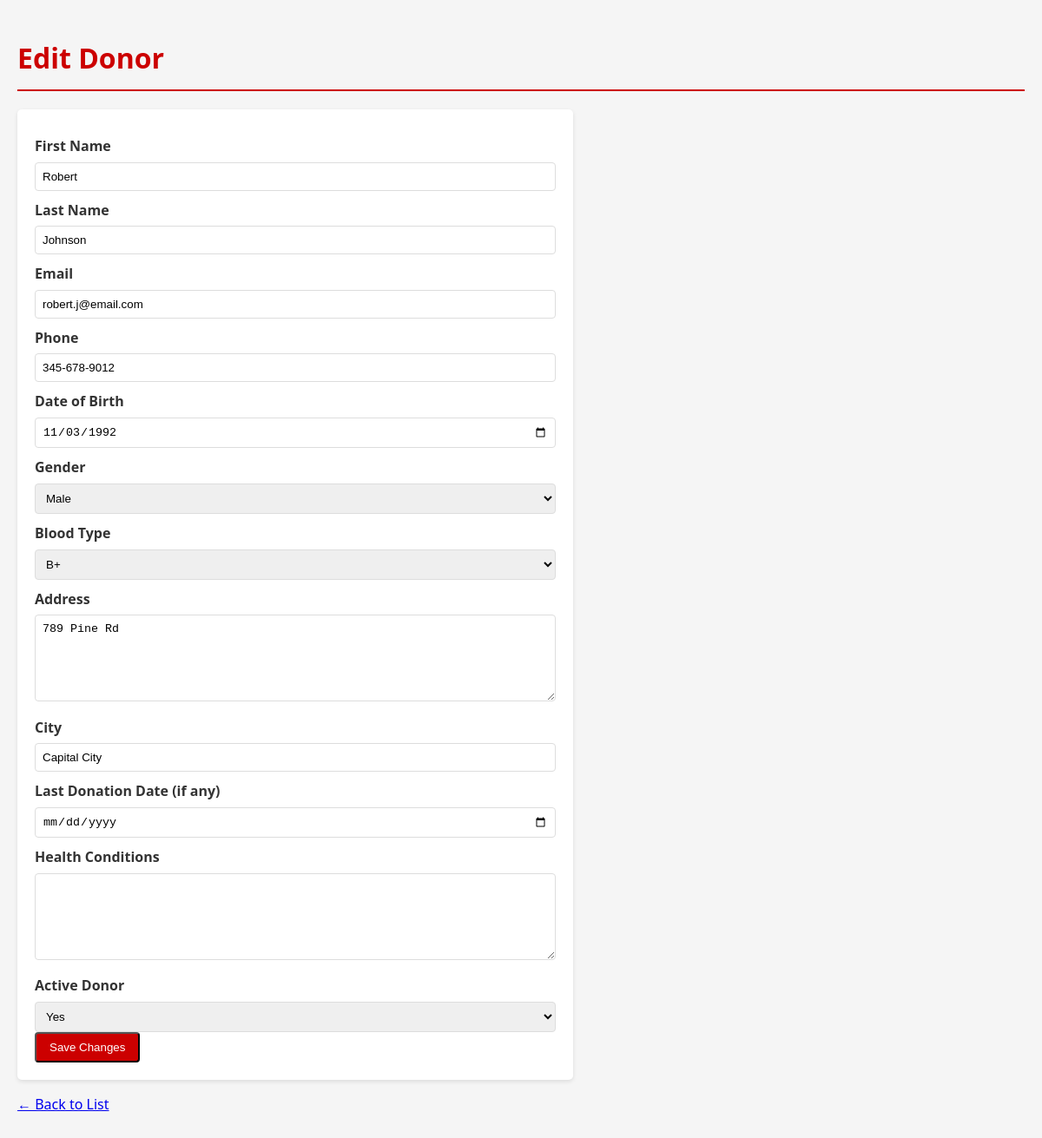
/edit_donor.php?id=3, run on the app's committed database.
### tables this page shows
CREATE TABLE donors (
    donor_id INT AUTO_INCREMENT PRIMARY KEY,
    first_name VARCHAR(100) NOT NULL,
    last_name VARCHAR(100) NOT NULL,
    email VARCHAR(100) UNIQUE,
    phone VARCHAR(20) NOT NULL,
    date_of_birth DATE NOT NULL,
    gender ENUM('Male', 'Female', 'Other') NOT NULL,
    blood_type ENUM('A+', 'A-', 'B+', 'B-', 'AB+', 'AB-', 'O+', 'O-') NOT NULL,
    address TEXT,
    city VARCHAR(100),
    last_donation_date DATE,
    health_conditions TEXT,
    is_active BOOLEAN DEFAULT TRUE,
    created_at TIMESTAMP DEFAULT CURRENT_TIMESTAMP
);

### edit_donor.php (the view, shortened to what this page needs)
<?php
include 'db_connect.php';
$id = isset($_GET['id']) ? intval($_GET['id']) : 0;
$result = $conn->query("SELECT * FROM donors WHERE donor_id = $id LIMIT 1");
$donor = $result->fetch_assoc();
?>
<!DOCTYPE html>
<html>
<head>
    <link rel="stylesheet" href="css/style.css">
</head>
<body>
    <h1>Edit Donor</h1>
    <form action="update_donor.php" method="POST" class="form">
        <label>First Name</label>
        <input type="text" name="first_name" value="<?= $donor['first_name'] ?>" required>
        <label>Last Name</label>
        <input type="text" name="last_name" value="<?= $donor['last_name'] ?>" required>
        <label>Email</label>
        <input type="email" name="email" value="<?= $donor['email'] ?>">
        <label>Phone</label>
        <input type="text" name="phone" value="<?= $donor['phone'] ?>" required>
        <label>Date of Birth</label>
        <input type="date" name="dob" value="<?= $donor['date_of_birth'] ?>" required>
        <label>Gender</label>
        <select name="gender" required>
            <option value="Male" <?= $donor['gender'] == 'Male' ? 'selected' : '' ?>>Male</option>
        </select>
        <label>Blood Type</label>
        <select name="blood_type" required>
            <option value="B+" <?= $donor['blood_type'] == 'B+' ? 'selected' : '' ?>>B+</option>
        </select>
        <label>Address</label>
        <textarea name="address"><?= $donor['address'] ?></textarea>
        <label>City</label>
        <input type="text" name="city" value="<?= $donor['city'] ?>">
        <label>Last Donation Date (if any)</label>
        <input type="date" name="last_donation_date" value="<?= $donor['last_donation_date'] ?>">
        <label>Health Conditions</label>
        <textarea name="health_conditions"><?= $donor['health_conditions'] ?></textarea>
        <label>Active Donor</label>
        <select name="is_active">
            <option value="1" <?= $donor['is_active'] ? 'selected' : '' ?>>Yes</option>
        </select>
        <button type="submit" class="btn">Save Changes</button>
    </form>
    <p><a href="index.php">← Back to List</a></p>
</body>
</html>

### css/style.css (style rules this page uses)
body { font-family: 'Segoe UI', Tahoma, Geneva, Verdana, sans-serif; line-height: 1.6; margin: 0; padding: 20px; background-color: #f5f5f5; color: #333; }
h1 { color: #c00; border-bottom: 2px solid #c00; padding-bottom: 10px; }
.btn { display: inline-block; padding: 8px 15px; background: #c00; color: white; text-decoration: none; border-radius: 4px; margin-right: 10px; transition: background 0.3s; }
.form { max-width: 600px; background: white; padding: 20px; border-radius: 5px; box-shadow: 0 2px 5px rgba(0,0,0,0.1); }
.form label { display: block; margin: 10px 0 5px; font-weight: bold; }
.form input[type="text"], .form input[type="email"], .form input[type="date"], .form input[type="number"], .form select, .form textarea { width: 100%; padding: 8px; border: 1px solid #ddd; border-radius: 4px; box-sizing: border-box; }
.form textarea { height: 100px; resize: vertical; }

### data on the page
donors: first_name "Robert", last_name "Johnson", email "robert.j@email.com", phone "345-678-9012", dob "11/03/1992", gender "Male", blood_type "B+", address "789 Pine Rd", city "Capital City", is_active "Yes"
